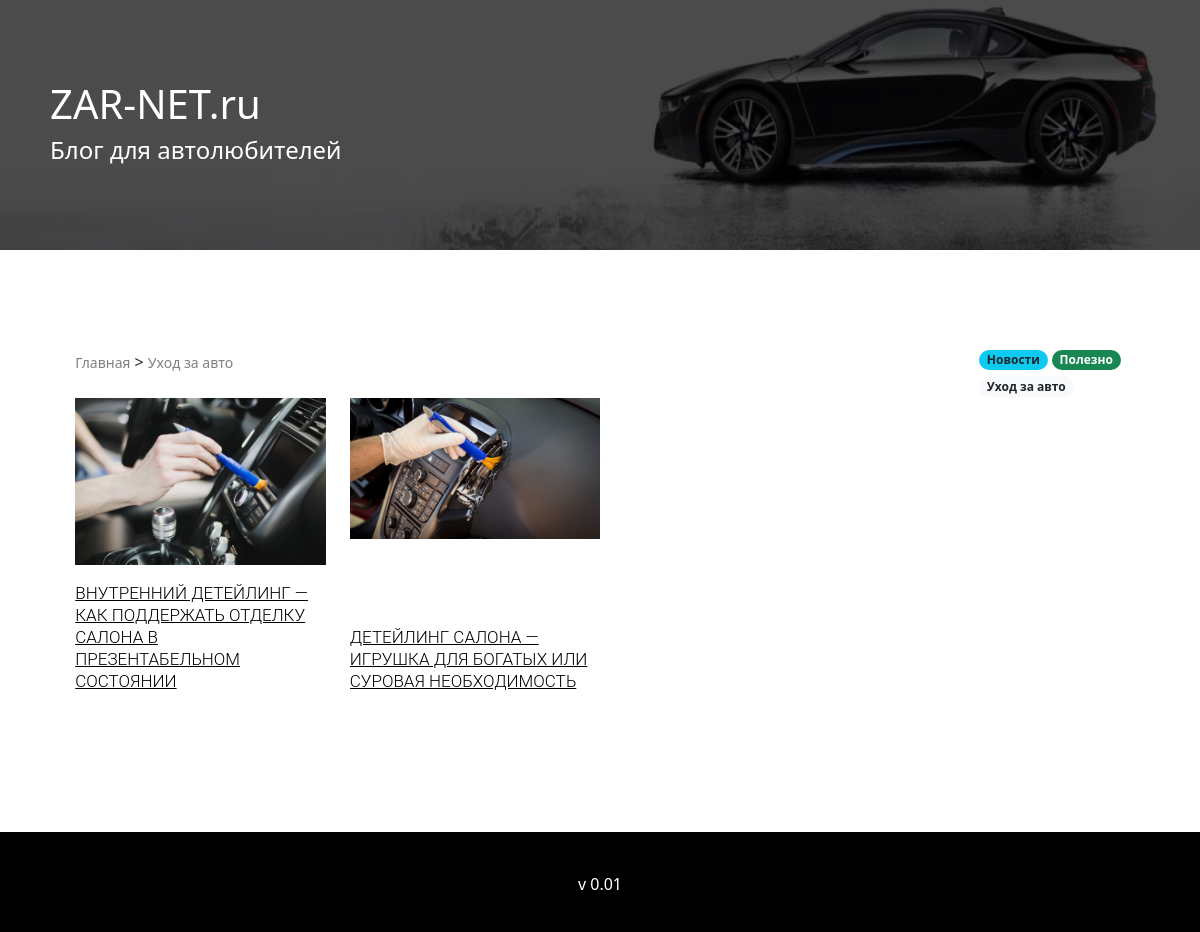
The page /category/car_care on the database its author committed.
### models.py (models this page shows, shortened)
class BaseModel(Model):
    class Meta:
        database = db

class Category(BaseModel):
    name = TextField(verbose_name="")
    slug = TextField(unique=True, verbose_name="")

class Content(BaseModel):
    title = TextField(unique=True, verbose_name="")
    content = TextField(unique=True, verbose_name="")
    category = ForeignKeyField(Category, field="id", null=True)
    slug = TextField(unique=True, verbose_name="")
    img = TextField()
    author = ForeignKeyField(Author, field="id", null=True)
    created_at = DateTimeField(default=datetime.datetime.now, verbose_name="")
    is_published = BooleanField(default=False, verbose_name="")
    def get_slug_for_url(self):
        url_slug = Category.get_or_none(Category.id == self.category).slug
        return url_slug

### app.py (the view)
@app.route("/category/<slug>")
def category_page(slug):
    from models import Category
    category_name = Category.get_or_none(Category.slug == slug).name
    data = con.get_data_for_category_page(slug)
    category = con.get_category()
    return render_template("category.html", data=data, category=category, category_name=category_name)

### controll.py (called while the page is built)
def get_data_for_category_page(slug):
    try:
        category_id = Category.get_or_none(Category.slug == slug).id
        data = Content.select().where(Content.category == category_id)
        if len(data) > 3:
            data = sort_articles(data)
        else:
            return [data]
        return data
    except Exception as e:
        print(e)
        return None

def get_category():
    data_class = []
    category = Category.select()
    for c in range(len(category)):
        data_class.append(CATEGORY_CLASS[random.randint(0, len(CATEGORY_CLASS) -1 )])
    return [category, data_class, CATEGORY_COLOR_TEXT, len(category)]

### templates/category.html (shortened to what this page needs)
{% extends "base.html" %}
{% block content %}
    <div class="container-fluid">
        <span class="navigation">
            <a href="/">Главная</a> > <a href="/category/{{data[0][0].get_slug_for_url()}}">{{category_name}}</a>
        </span>
        <br>
        <br>
    {% for items in data %}
        <div class="row">
            {% for item in items %}
            <div class="col-md-4 blog_box">
                <div class="align-img">
                    <a href="/blog/{{item.slug}}" class="mask">
                        <img src="{{ url_for('static', filename=item.img) }}" alt="{{item.title}}" class="img-responsive zoom-img"/>
                    </a>
                </div>
                <div class="align-bl">
                    <h3><a href="/blog/{{item.slug}}">{{item.title}}</a></h3>
                </div>
            </div>
            {% endfor %}
        </div>
    {% endfor %}
    </div>
    <div class="nav-rigth">
        {% include "nav.html"%}
    </div>
{% endblock %}

### templates/nav.html
<div class="nav-bl">
    {% for cat in range(category[-1])%}
    <span class="badge rounded-pill  {{category[1][cat]}} ">
        <a href="/category/{{category[0][cat].slug}}" class="{%if category[1][cat] in category[2]%}text-dark{%endif%}">
         {{category[0][cat].name}}
        </a>
    </span>
        {% endfor %}
</div>

### static/css/style.css (style rules this page uses)
* { width: 100%; padding: 0px; margin: 0; border: 0; overflow-x: hidden; }
.row { width: 100%; }
.nav-rigth { width: 20%; padding-left: 40px; }
.container-fluid { width: 75%; }
.navigation > a { font-size: 14px; color: gray; text-decoration: none; }
.badge { width: auto !important; }
.nav-bl span > a { text-decoration: none; color: white; }
.blog_box h3 { font: 300 17px/22px Roboto, sans-serif; text-transform:uppercase; margin-top:1em; }
.blog_box h3 a { color:#000; }
.blog_box { margin-bottom: 2em; display: flex; justify-content: space-between; flex-direction: column; }
a.mask { text-decoration: none; overflow: hidden; display: block; }
img.zoom-img { -webkit-transform: scale(1, 1); -webkit-transition-timing-function: ease-out; -webkit-transition-duration: 250ms; -moz-transform: scale(1, 1); -moz-transition-timing-function: ease-out; -moz-transition-duration: 250ms; }

### rows shown on the page
Category: name "Уход за авто", name "Уход за авто"
Content: img (picture), title "ВНУТРЕННИЙ ДЕТЕЙЛИНГ — КАК ПОДДЕРЖАТЬ ОТДЕЛКУ САЛОНА В ПРЕЗЕНТАБЕЛЬНОМ СОСТОЯНИИ"
Content: img (picture), title "ДЕТЕЙЛИНГ САЛОНА — ИГРУШКА ДЛЯ БОГАТЫХ ИЛИ СУРОВАЯ НЕОБХОДИМОСТЬ"
Category: name "Новости"
Category: name "Полезно"
